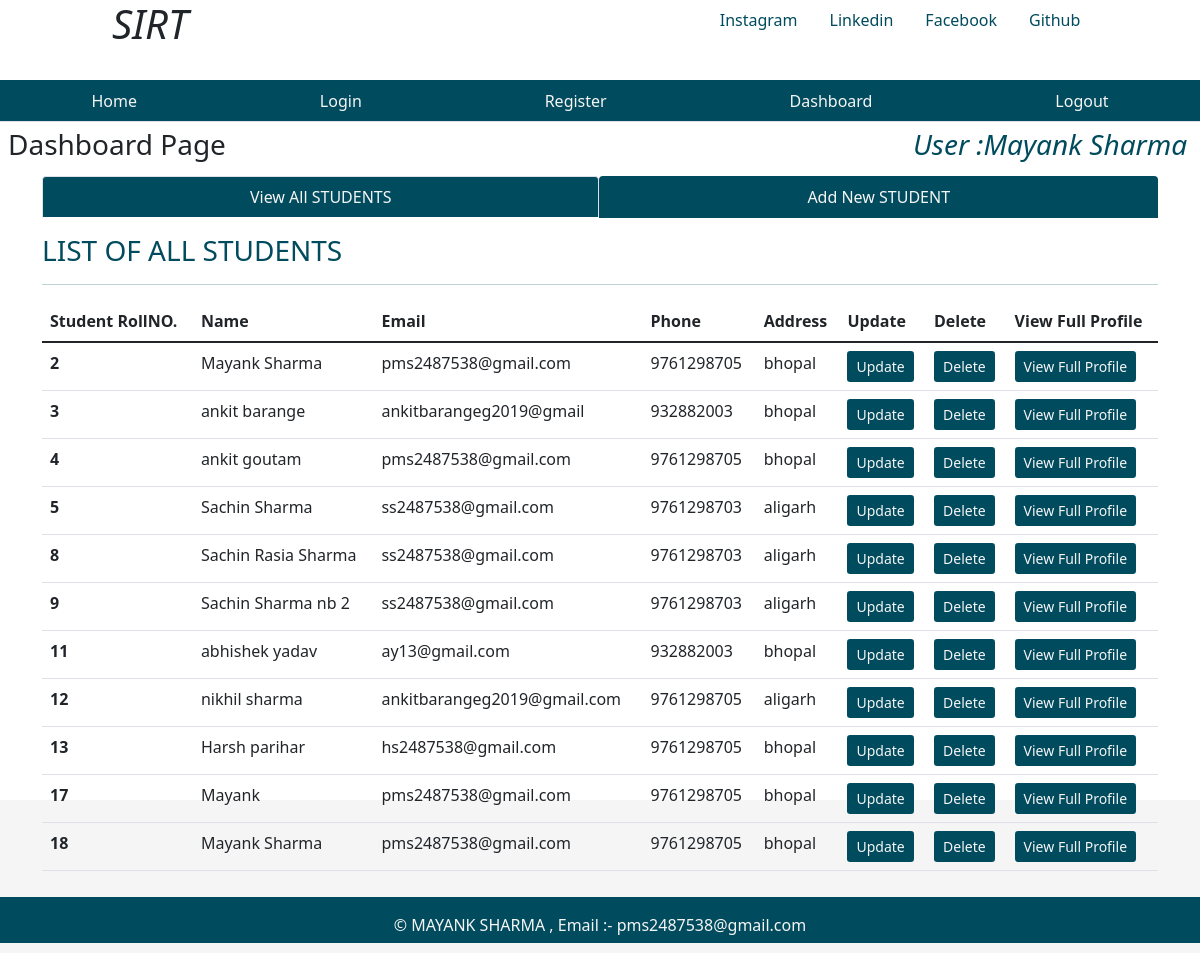
The app's page /dashboard (signed in) with its own data.
### tables this page shows
CREATE TABLE users (
    id INTEGER PRIMARY KEY AUTOINCREMENT,
    name TEXT NOT NULL,
    password TEXT NOT NULL,
    admin BOOLEAN NOT NULL DEFAULT '0'
);

CREATE TABLE students (
    empid INTEGER PRIMARY KEY AUTOINCREMENT,
    name TEXT NOT NULL,
    email TEXT,
    phone INTEGER,
    address TEXT,
    joining_date DATE DEFAULT CURRENT_TIMESTAMP,
    total_attendence INTEGER,
    total_fees_paid INTEGER,
    total_fees_pending INTEGER,
    total_assignment_submitted INTEGER
);

### app.py (the view)
@app.route('/dashboard', methods=['POST', 'GET'])
def dashboard():
    user = get_current_user()
    db = get_database()
    if request.method == 'GET':
        try:
            student_cur = db.execute('select * from students')  # Assuming table name is 'students'
            allstu = student_cur.fetchall()
        except sqlite3.Error as e:
            print(f"Database error: {e}")
            return render_template('error.html')  # Or display a user-friendly error message
        return render_template('dashboard.html', user=user, allstu=allstu,students=allstu,url_for=url_for)

### app.py (called while the page is built)
@app.teardown_appcontext
def close_databse(error):
    if hasattr(g,'studentdatabase_db'):
        g.studentdatabase_db.close()

def get_current_user():
    user = None
    if 'user' in session:
        user = session['user']
        db = get_database()
        user_cur = db.execute('select * from users where name = ?',[user])
        user = user_cur.fetchone()
    return user

### database.py (called while the page is built)
def get_database():
    if not hasattr(g, 'studentdatabase_db'):
        g.studentdatabase_db = connect_to_database()
        with g.studentdatabase_db as connection:
            cursor = connection.cursor()
            cursor.execute(CREATE_USERS_TABLE)
            cursor.execute(CREATE_STUDENTS_TABLE)
            connection.commit()  # Commit changes to persist the tables
    return g.studentdatabase_db

def connect_to_database():
    sql = sqlite3.connect('D:/COLLAGE ERP MODEL FLASK/studentdata.db')
    sql.row_factory = sqlite3.Row
    return sql

### templates/dashboard.html (shortened to what this page needs)
{% from "showlinks.html" import show_links %}
{% from "showlinks.html" import socialmedialinks %}
<!DOCTYPE html>
<html lang="en">
<head>
    <link href="https://cdn.jsdelivr.net/npm/bootstrap@5.1.3/dist/css/bootstrap.min.css" rel="stylesheet">
    <link rel="stylesheet" href="https://cdnjs.cloudflare.com/ajax/libs/font-awesome/6.2.0/css/all.min.css" />
    <link rel="stylesheet" href="https://cdn.jsdelivr.net/npm/bootstrap@5.1.3/dist/css/bootstrap.min.css">
    <link rel="stylesheet" href="{{url_for('static',filename='dashboard.css')}}" type = "text/css">
</head>
<body>
      <div class="parent">
        <div class="child child1">
            <h1 class="text-center"><i>SIRT</i></h1>
        </div>
        <div class="child child2">
           {{socialmedialinks()}}
        </div>
        <div class="child child3">
          {{show_links()}}
        </div>
        <div class="child child4">
            <h3 class="m-2">Dashboard Page</h3>
        </div>
        <div class="child child5" style="color:rgb(0, 75, 93);">
          {% if user %}
        <h3 class="m-2"><i>User :{{user['name']}} </i></h3>
          {%endif%}
        </div>
        <div class="child child6  container" style="color:rgb(0, 75, 93);">
            <ul class="nav nav-tabs nav-fill mb-3">
                <li class="nav-item">
                  <a class="nav-link active" aria-current="page" href="{{url_for('dashboard')}}" style=" background-color:rgb(0, 75, 93); color:whitesmoke;">View All STUDENTS</a>
                </li>
                <li class="nav-item">
                  <a class="nav-link" style=" background-color:rgb(0, 75, 93); color:whitesmoke;" href="{{url_for('addnewstudent')}}">Add New STUDENT</a>
                </li>
              </ul>
              <div class="table-responsive-lg caption-top">
                <caption><h3>LIST OF ALL STUDENTS</h3></caption>
                <hr>
                <table class="table">
                    <thead>
                        <tr>
                          <th scope="col">Student RollNO.</th>
                          <th scope="col">Name</th>
                          <th scope="col">Email</th>
                          <th scope="col">Phone</th>
                          <th scope="col">Address</th>
                          <th scope="col">Update</th>
                          <th scope="col">Delete</th>
                          <th scope="col">View Full Profile</th>
                        </tr>
                      </thead>
                      <tbody>
      {% for student in students %}
       <tr>
        <th scope="row">{{ student['empid'] }}</th>
        <td>{{ student['name'] }}</td>
        <td>{{ student['email'] }}</td>
        <td>{{ student['phone'] }}</td>
        <td>{{ student['address'] }}</td>
        <td><a class="btn btn-sm" style="background-color:rgb(0, 75, 93); color:whitesmoke;" href="{{ url_for('fetchone', empid=student.empid) }}">Update</a></td>
        <td><a class="btn btn-sm" style="background-color:rgb(0, 75, 93); color:whitesmoke;" href="{{ url_for('deletestu', empid=student.empid) }}">Delete</a></td>
        <td><a class="btn btn-sm" style="background-color:rgb(0, 75, 93); color:whitesmoke;"  href="{{ url_for('singlestudentprofile', empid=student.empid) }}">View Full Profile</a></td>
    </tr>
     {% endfor %}
                      </tbody>
                </table>
              </div>
        </div>
        <div class="child child7" style="background-color:rgb(0, 75, 93); color:whitesmoke;">
          <p class="p-3 text-center"> &copy; MAYANK SHARMA , Email :- <a href="#" style="color:whitesmoke; text-decoration: none
          ;" >pms2487538@gmail.com</a></p>
      </div>
      </div>
</body>
</html>

### static/dashboard.css (style rules this page uses)
html, body { height: 100%; background-color:whitesmoke; color:rgb(0, 75, 93); }
.parent { height: 100%; display: grid; grid-template-columns: repeat(4, 1fr); grid-template-rows: 10% 5% 7% auto 7%; }
.child { margin-bottom: 10px; }
.child1 { grid-column: 1/2; grid-row: 1/2; }
.child2 { grid-column: 3/-1; grid-row: 1/2; }
.child3 { grid-column: 1/-1; grid-row: 2/3; }
.child4 { grid-column: 1/2; grid-row: 3/4; }
.child5 { grid-column: 4/5; grid-row: 3/4; text-align: center; }
.child6 { grid-column: 1/-1; grid-row: 4/5; }
.child7 { grid-column: 1/-1; grid-row: 5/6; }

### records on screen
users: name "Mayank Sharma"
students: empid "2", name "Mayank Sharma", email "pms2487538@gmail.com", phone "9761298705", address "bhopal"
students: empid "3", name "ankit barange", email "ankitbarangeg2019@gmail", phone "932882003", address "bhopal"
students: empid "4", name "ankit goutam", email "pms2487538@gmail.com", phone "9761298705", address "bhopal"
students: empid "5", name "Sachin Sharma", email "ss2487538@gmail.com", phone "9761298703", address "aligarh"
students: empid "8", name "Sachin Rasia Sharma", email "ss2487538@gmail.com", phone "9761298703", address "aligarh"
students: empid "9", name "Sachin Sharma nb 2", email "ss2487538@gmail.com", phone "9761298703", address "aligarh"
students: empid "11", name "abhishek yadav", email "ay13@gmail.com", phone "932882003", address "bhopal"
students: empid "12", name "nikhil sharma", email "ankitbarangeg2019@gmail.com", phone "9761298705", address "aligarh"
students: empid "13", name "Harsh parihar", email "hs2487538@gmail.com", phone "9761298705", address "bhopal"
students: empid "17", name "Mayank", email "pms2487538@gmail.com", phone "9761298705", address "bhopal"
students: empid "18", name "Mayank Sharma", email "pms2487538@gmail.com", phone "9761298705", address "bhopal"
